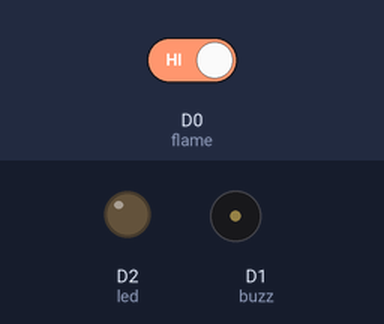
The sketch below on a simulated ESP8266 (NodeMCU). On the bench: output pins drawn as LEDs (lit = HIGH), buzzer (waves = sounding, pin HIGH). The test bench sets the inputs (shaded band); at power-on: D0 (flame) HIGH. WiFi joins after 1.5 s; servers stay silent unless stated; what the sketch prints to the serial monitor is not drawn.

Above: at 3.0 s.
3.1 s: D0 (flame) driven LOW
At 3.7 s:
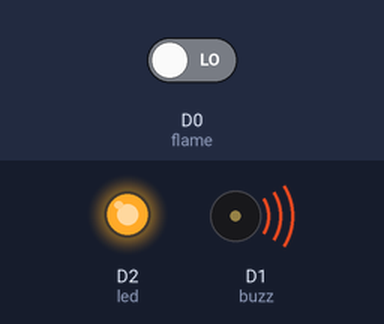
6.1 s: D0 (flame) driven HIGH
At 7.2 s:
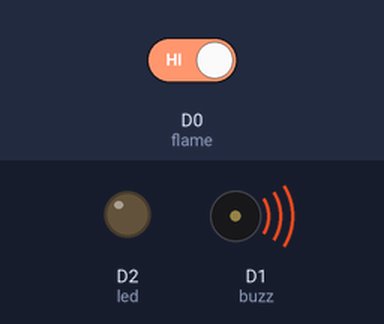
Timing chart, 0 to 9.1 s (numbered marks = the images above; inputs shaded):
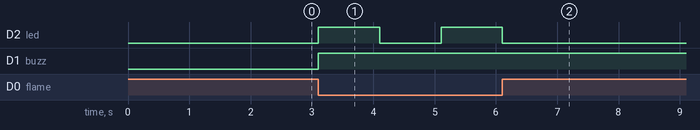

Measured:
- after the input at 3.1 s, D2 (led): LOW → HIGH at once, → LOW 1.0 s later, → HIGH 1.0 s later; D1 (buzz): LOW → HIGH at once
- after the input at 6.1 s, D2 (led): goes on until 6.1 s, then stays LOW

The sketch:

smart_parking.ino
```cpp
#define BLYNK_PRINT Serial
#include <ESP8266WiFi.h>
#include <BlynkSimpleEsp8266.h>
#include <Servo.h>
 //#include <Adafruit_Sensor.h>
#include <BlynkSimpleEsp8266.h>
#include <DHT.h>
char auth[] = "AsX4c5SslNkSq3Q9vFgAPQwBqwr72-20";      //Your Blynk AUTH code
char ssid[] = "Surabhi";                            //wifi connection name for ESP8266
char pass[] = "12345678";
#define DHTPIN D7          // D3
#define DHTTYPE DHT11     // DHT 11
int flame = D0;
int buzz = D1;
int led = D2;


BlynkTimer timer;


void setup() {
 pinMode(flame,INPUT);
pinMode(buzz,OUTPUT);
pinMode(led,OUTPUT);
  Blynk.begin(auth, ssid, pass);
  Blynk.notify("CONNECTED");


//  timer.setInterval(1000L, sendSensor);

  Serial.begin(9600);

}
void loop() {

Blynk.run();

timer.run();

int t = digitalRead(flame);
  Serial.println(t);
  if(t==0) {
    Blynk.notify(" FIRE!!!! EMERGENCY");
digitalWrite(buzz,HIGH);
  digitalWrite(led, HIGH);   // turn the LED on (HIGH is the voltage level)
  delay(1000);               // wait for a second
  digitalWrite(led, LOW);    // turn the LED off by making the voltage LOW
  delay(1000);
  }
}
```
